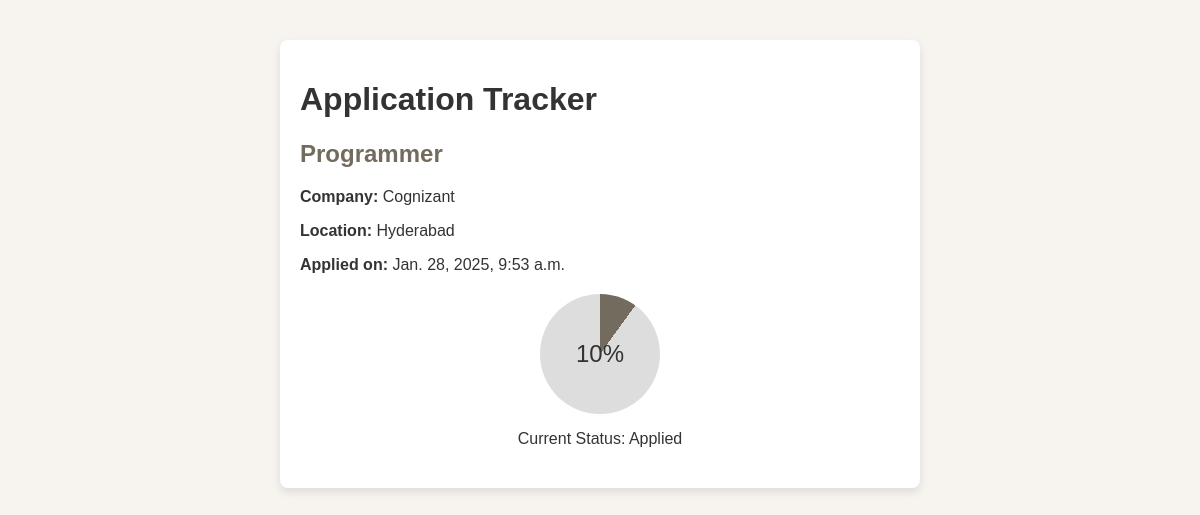
The app's page /app-tracker/3 with its own data.
### job/models.py (models this page shows)
class ApplicantDetails(models.Model):
    fname = models.CharField(max_length=80)
    pic = models.ImageField(upload_to='passphotos/', blank=True, null=True)
    email = models.EmailField()
    phno = models.PositiveBigIntegerField()
    gen = models.CharField(max_length=10)
    dob = models.DateField()
    add = models.CharField(max_length=200)
    hq = models.CharField(max_length=100)
    un = models.CharField(max_length=200)
    sd = models.DateField()
    ed = models.DateField()
    we = models.IntegerField()
    pc = models.CharField(max_length=200)
    pjt = models.CharField(max_length=50)
    pjl = models.CharField(max_length=100)
    atw = models.DateField()
    ks = models.CharField(max_length=500)
    lk = models.CharField(max_length=200)
    intern = models.CharField(max_length=500)
    proj = models.CharField(max_length=5000)
    certi = models.CharField(max_length=1000)
    ps = models.CharField(max_length=500)
    resume = models.FileField(upload_to='pdfs/')
    jt = models.CharField(max_length=300)
    cn = models.CharField(max_length=200)
    jl = models.CharField(max_length=150, null=True)
    cl = models.ImageField(upload_to='logos/', blank=True, null=True)
    jtyp = models.CharField(max_length=100, null=True)
    er = models.CharField(max_length=500, null=True)
    kysk = models.CharField(max_length=1000, null=True)
    exp = models.PositiveIntegerField(null=True)
    abtcomp = models.CharField(max_length=2000, null=True)
    pos = models.PositiveIntegerField(null=True)
    jd = models.CharField(max_length=5000, null=True)
    jr = models.CharField(max_length=4000, null=True)
    sal = models.CharField(max_length=150, null=True)
    al = models.CharField(max_length=300, null=True)
    ld = models.DateField(default='2025-01-01')
    ad = models.DateTimeField(auto_now_add=True)
    STATUS_CHOICES = [
        ('Applied', 'Applied'),
        ('Under_Review', 'Under_Review'),
        ('Shortlisted', 'Shortlisted'),
        ('Hired', 'Hired'),
    ]
    status = models.CharField(max_length=20, default='Applied', choices=STATUS_CHOICES)
    progress_percentage = models.IntegerField(default=0)
    def update_progress(self):
        status_to_percentage = {
            'Applied': 10,
            'Under_Review': 40,
            'Shortlisted': 70,
            'Hired': 100
        }
        self.progress_percentage = status_to_percentage.get(self.status, 0)
        self.save()

### job/views.py (the view)
# urls.py: path('app-tracker/<int:vk>',views.app_tracker,name='app_tracker'),
def app_tracker(request,vk):
    job_tracker = ApplicantDetails.objects.get(id = vk)
    job_tracker.update_progress()
    context = {
        'job_tracker':job_tracker,
        'progress':job_tracker.progress_percentage,
        'status':job_tracker.get_status_display(),
    }
    return render(request,'application_tracker.html',context)

### job/templates/application_tracker.html (shortened to what this page needs)
<!DOCTYPE html>
{% load static %}
<html lang="en">
<head>
    <link rel="stylesheet" href="{% static 'CSS/application_tracker.css' %}">
</head>
<body>
    <div class="tracker-container">
        <h1>Application Tracker</h1>
        <div class="job-info">
            <h2>{{ job_tracker.jt }}</h2>
            <p><strong>Company:</strong> {{ job_tracker.cn }}</p>
            <p><strong>Location:</strong> {{ job_tracker.jl }}</p>
            <p><strong>Applied on:</strong> {{ job_tracker.ad }}</p>
        </div>
        <div class="progress-chart">
            <div class="progress-circle" style="--progress: {{ progress }}%;">
                <span>{{ progress }}%</span>
            </div>
            <p>Current Status: {{ status }}</p>
        </div>
    </div>
</body>
</html>

### job/static/CSS/application_tracker.css (style rules this page uses)
body { font-family: Arial, sans-serif; background-color: #f7f4f0; color: #333333; }
.tracker-container { max-width: 600px; margin: 40px auto; padding: 20px; background: #ffffff; border-radius: 8px; box-shadow: 0 4px 8px rgba(0, 0, 0, 0.1); }
.job-info h2, .recruiter-comments h3 { color: #736b5e; }
.progress-chart { text-align: center; margin: 20px 0; }
.progress-circle { width: 120px; height: 120px; background: conic-gradient(#736b5e var(--progress), #ddd 0); border-radius: 50%; display: flex; align-items: center; justify-content: center; font-size: 1.5em; color: #333333; margin: 0 auto; }

### records on screen
ApplicantDetails: jt "Programmer", cn "Cognizant", jl "Hyderabad", ad "Jan. 28, 2025, 9:53 a.m.", status "Applied"

### other values on screen
{{ progress }} "10"
